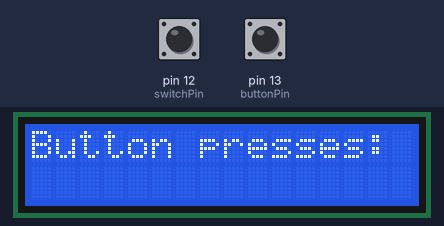
This sketch was run on a simulated Arduino Uno, built with avr-gcc and run on an emulated ATmega328P. Parts: 16×2 character LCD. Inputs (shaded band) come from the test bench; at power-on: pin 13 (buttonPin) LOW, pin 12 (switchPin) HIGH. What the sketch prints to the serial monitor is not drawn.

Above: at 1.3 s.
1.4 s: pin 13 (buttonPin) pulled HIGH for 0.15 s
At 2.6 s:
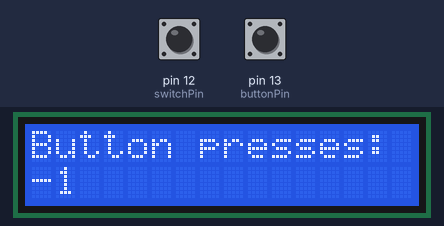
3.0 s: pin 13 (buttonPin) pulled HIGH for 1 s
At 4.0 s:
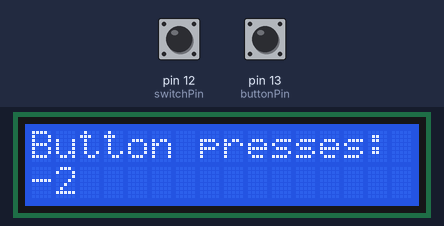
Timing chart, 0 to 6.0 s (numbered marks = the images above; inputs shaded):
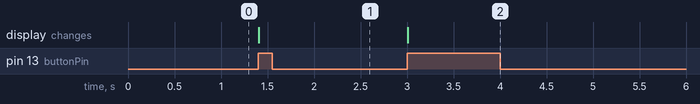

Measured:
- after the input at 1.4 s, the display: changes at once (image 1)
- after the input at 3.0 s, the display: changes at once (image 2)

The sketch:

lcd-backpack2.ino
```cpp
#include <Wire.h>
#include <LiquidCrystal_I2C.h>
LiquidCrystal_I2C lcd(0x27,16,2);

int buttonPin = 13;
int a = 0;
int buttonState = 0;
int oldButtonState = 0;
int switchPin = 12;
int switchState = 0;

void setup() {
lcd.begin (16,2);
lcd.init();
lcd.backlight();
lcd.print("Button presses:");
pinMode(2, INPUT);
pinMode (switchPin, INPUT);
Serial.begin(9600);
}

void loop() {
	switchState = digitalRead(switchPin);
	Serial.println(switchState);
	buttonState = digitalRead(buttonPin);
	lcd.setCursor(0,1);

if ( buttonState == HIGH && oldButtonState == LOW && switchState == 0){ //This makes the numbers count up if the switch is in its zero position.
a++;
 lcd.setCursor(0,1); //Position of numbers on the screen.
 lcd.print(a);
 lcd.print(" "); //Clears the numbers so there is no space left to add a zero to make the numbers wrong.
 delay(200);
}

if ( buttonState == HIGH && oldButtonState == LOW && switchState == 1){ //This makes the numbers count down if the switch is in its one position.
a--;
 lcd.setCursor(0,1);
 lcd.print(a);
 lcd.print(" "); //Clears the numbers so there is no space left to add a zero to make the numbers wrong.
 delay(200);
}

 oldButtonState = buttonState;
}
```
